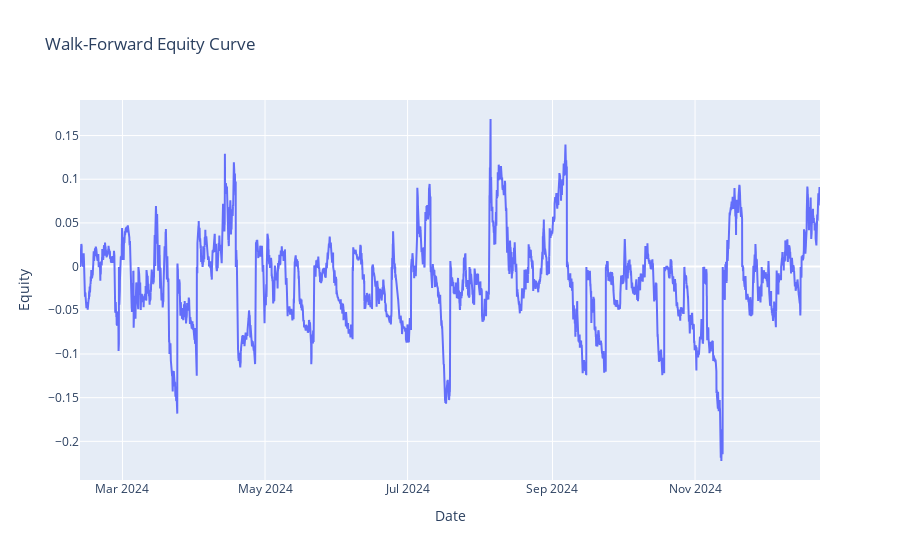

The cell this chart's notebook holds for it:
### Code cell
wfbt = WalkForwardBacktester(
    df=df,
    derived_features=derived_features,
    regime_labels=regime_labels,
    train_window=1000,
    test_window=200,
    step_size=200,
    trade_fee=0.0005
)

result = wfbt.run()
sharpe = result['pnl'].mean() / result['pnl'].std() if result['pnl'].std() > 0 else 0.0
print(sharpe)

### Figure 1 — Plotly figure (JSON) as saved in the notebook; plotly's stock layout.template omitted (floating-point values rounded to 4 significant figures; data arrays with more than 128 entries replaced by an {"elided": "..."} marker saying what was removed)
{"data": [{"name": "Equity", "type": "scatter", "x": {"elided": "7600 str values"}, "y": {"elided": "7600 float values"}}], "layout": {"autosize": true, "title": {"text": "Walk-Forward Equity Curve"}, "xaxis": {"autorange": true, "range": ["2024-02-11 20:00", "2024-12-24 11:00"], "title": {"text": "Date"}, "type": "date"}, "yaxis": {"autorange": true, "range": [-0.2442, 0.1907], "title": {"text": "Equity"}, "type": "linear"}}}
